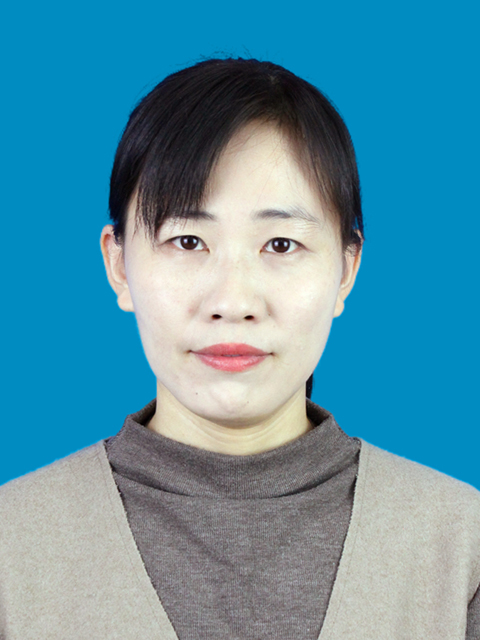
#> input picture 20231119RMB500Day10/1/ununhandle/0005.jpg, 480 x 640 px
$ python face.py
#> lines starting #> are read from the running program, lines starting #| are printed output that depends on the picture; after the words box and inside, x2 and y2 are one past the last pixel; in counts of white or black regions, pixels touching at a corner belong together
import cv2

def detect_faces(image_path):
    # 加载Haar特征级联分类器
#> called with image_path = '0005.jpg'
    face_cascade = cv2.CascadeClassifier(cv2.data.haarcascades + 'haarcascade_frontalface_default.xml')

    # 读取图片
    k = cv2.imread(image_path)
#> k is the input picture: shape (640, 480, 3); mean B, G, R 166.9, 146.9, 88.2
    # 调整图像大小
    image = cv2.resize(k, (492, 689))
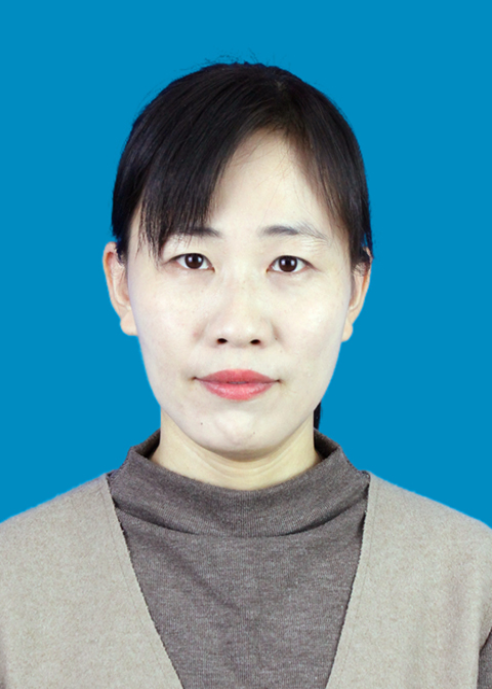
#> image: shape (689, 492, 3); mean B, G, R 166.9, 146.8, 88.2
    gray = cv2.cvtColor(image, cv2.COLOR_BGR2GRAY)
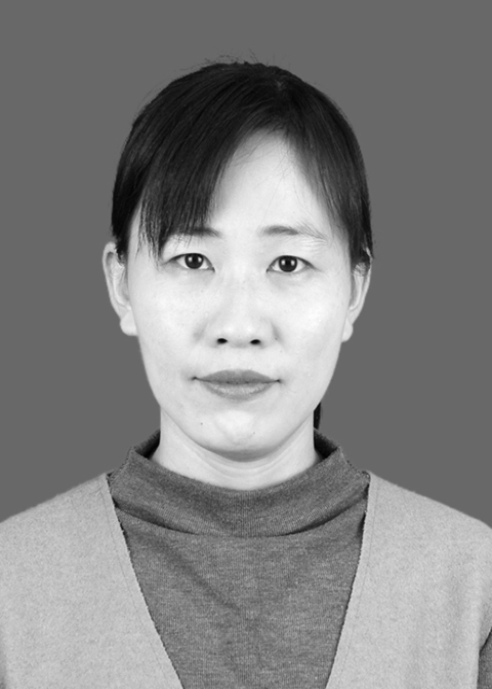
#> gray: shape (689, 492); min 1, max 253, mean 131.5

    # 进行人脸检测
    faces = face_cascade.detectMultiScale(gray, 1.1, 4)
#> faces = [[87, 147, 307, 307]]

    # 在检测到的人脸周围画矩形框
    for (x, y, w, h) in faces:
        cv2.rectangle(image, (x, y), (x+w, y+h), (255, 0, 0), 2)
        # 在人脸上方的区域搜索头发的最高点
        hair_top = y - 80  # 假设头发的最高位置在人脸上方20个像素的位置

        # 画头顶的线
        cv2.line(image, (x, hair_top), (x+w, hair_top), (0, 255, 0), 2)  # 画头顶的线
#> this loop made 1 pass
#> (x, y, w, h, hair_top) on pass 1: (87, 147, 307, 307, 67)
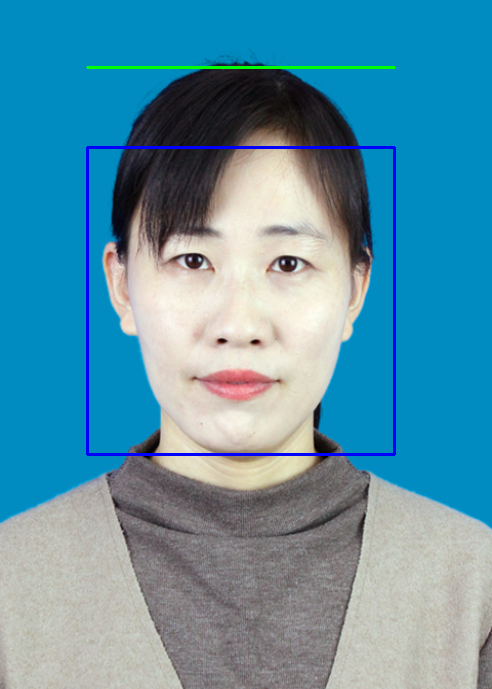
#> image: shape (689, 492, 3); 1.36% of pixels changed, all inside (x1, y1, x2, y2) = (86, 66, 396, 456)
        # cv2.line(image, (x, y+h), (x+w, y+h), (0, 255, 0), 2)  # 画下巴的线


    # 检测眼睛
    # 加载Haar特征级联分类器
    eye_cascade = cv2.CascadeClassifier(cv2.data.haarcascades + 'haarcascade_eye.xml')
    # 进行眼睛检测
    eyes = eye_cascade.detectMultiScale(gray, 1.1, 4)
#> eyes = [[259, 237, 56, 56], [165, 236, 52, 52]]
    # 在检测到的眼睛周围画矩形框
    for (ex, ey, ew, eh) in eyes:
        cv2.rectangle(image, (ex, ey), (ex+ew, ey+eh), (0, 255, 0), 2)
#> this loop made 2 passes
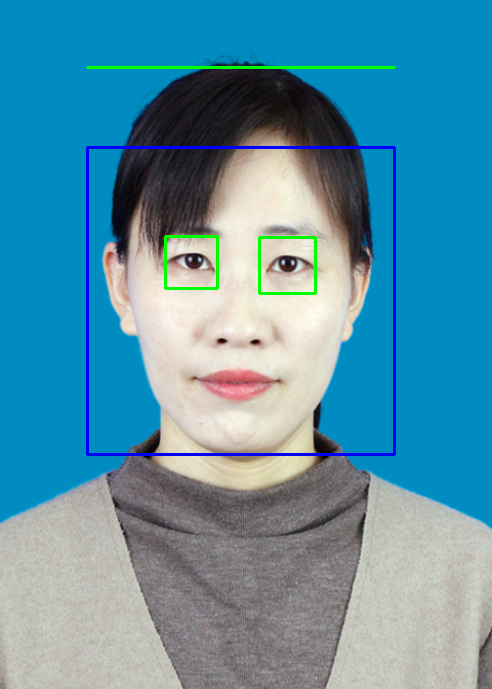
#> image: shape (689, 492, 3); 0.38% of pixels changed, all inside (x1, y1, x2, y2) = (164, 235, 317, 295)


    # 显示结果
    cv2.imshow('Face Detected', image)
    cv2.waitKey(0)
    cv2.destroyAllWindows()

    # 可以选择保存结果
    # cv2.imwrite('face_detected.jpg', image)

# 使用示例
image_path = '0005.jpg'  # 替换为你的图片路径
detect_faces(image_path)

$ run again, with 20231119RMB500Day10/1/ununhandle/0001.jpg copied over 20231119RMB500Day10/1/ununhandle/0005.jpg
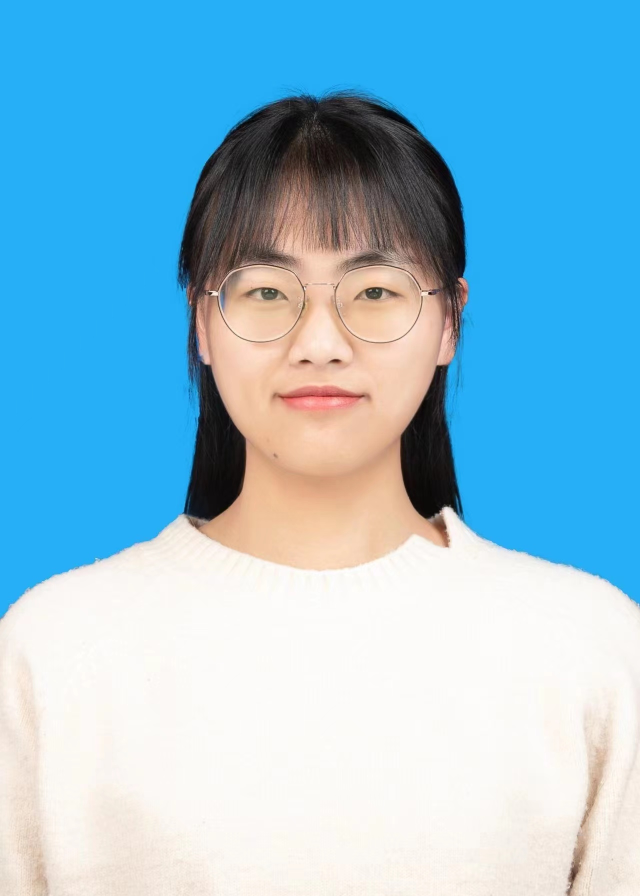
#> input picture 20231119RMB500Day10/1/ununhandle/0001.jpg, 1280 x 1792 px (shown at 1/2 size)
#> in detect_faces, k is the input picture: shape (1792, 1280, 3); mean B, G, R 216.1, 190.9, 140.6
#> faces = [[140, 151, 203, 203]]
#> the loop in detect_faces, `for (x, y, w, h) in faces:` made 1 pass
#> (x, y, w, h, hair_top) on pass 1: (140, 151, 203, 203, 71)
#> after the loop in detect_faces, `for (x, y, w, h) in faces:`:
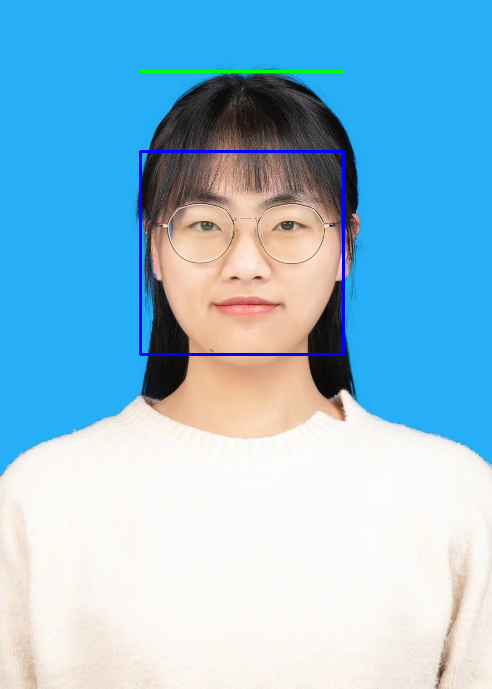
#> image: shape (689, 492, 3); mean B, G, R 216.6, 190.3, 139.8
#> eyes = [[182, 204, 44, 44], [263, 202, 46, 46]]
#> the loop in detect_faces, `for (ex, ey, ew, eh) in eyes:` made 2 passes
#> after the loop in detect_faces, `for (ex, ey, ew, eh) in eyes:`:
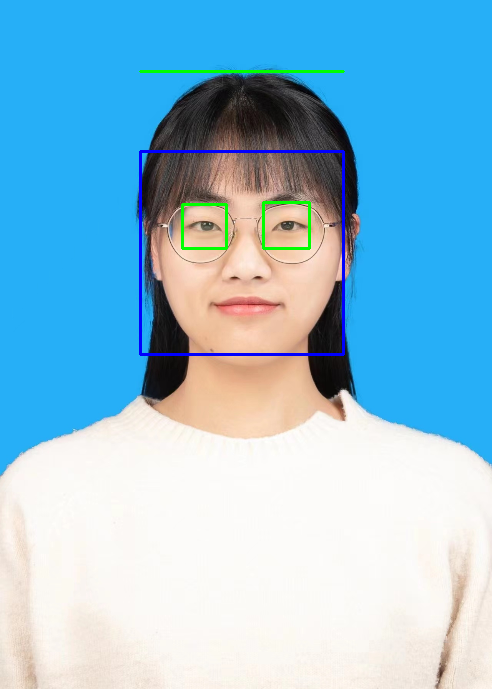
#> image: shape (689, 492, 3); 0.32% of pixels changed, all inside (x1, y1, x2, y2) = (181, 201, 311, 250)

$ run again, with 20231119RMB500Day10/1/ununhandle/0002.jpg copied over 20231119RMB500Day10/1/ununhandle/0005.jpg
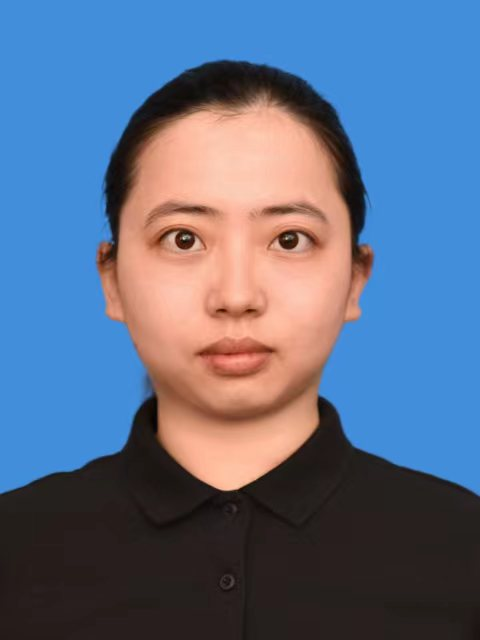
#> input picture 20231119RMB500Day10/1/ununhandle/0002.jpg, 480 x 640 px
#> in detect_faces, k is the input picture: shape (640, 480, 3); mean B, G, R 135.6, 108.8, 93.1
#> faces = [[81, 134, 324, 324]]
#> the loop in detect_faces, `for (x, y, w, h) in faces:` made 1 pass
#> (x, y, w, h, hair_top) on pass 1: (81, 134, 324, 324, 54)
#> after the loop in detect_faces, `for (x, y, w, h) in faces:`:
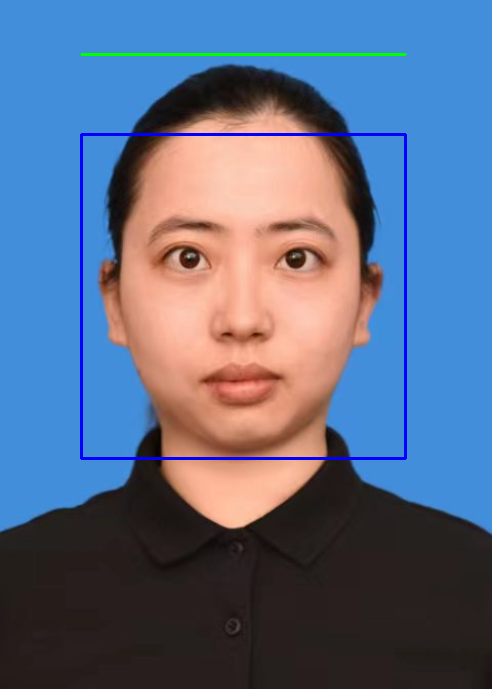
#> image: shape (689, 492, 3); mean B, G, R 135.8, 107.5, 91.7
#> eyes = [[214, 326, 23, 23], [244, 325, 23, 23], [263, 225, 66, 66], [149, 223, 69, 69], [206, 308, 48, 48], [200, 336, 85, 85]]
#> the loop in detect_faces, `for (ex, ey, ew, eh) in eyes:` made 6 passes
#> after the loop in detect_faces, `for (ex, ey, ew, eh) in eyes:`:
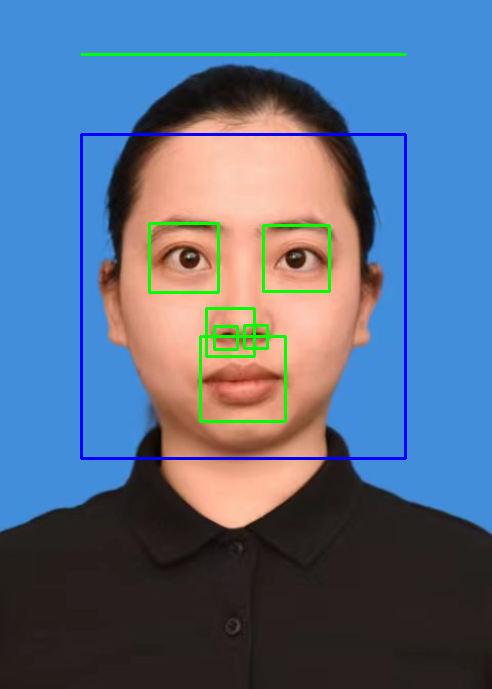
#> image: shape (689, 492, 3); 1.08% of pixels changed, all inside (x1, y1, x2, y2) = (148, 222, 331, 423)

$ run again, with 20231119RMB500Day10/1/ununhandle/0003.jpg copied over 20231119RMB500Day10/1/ununhandle/0005.jpg
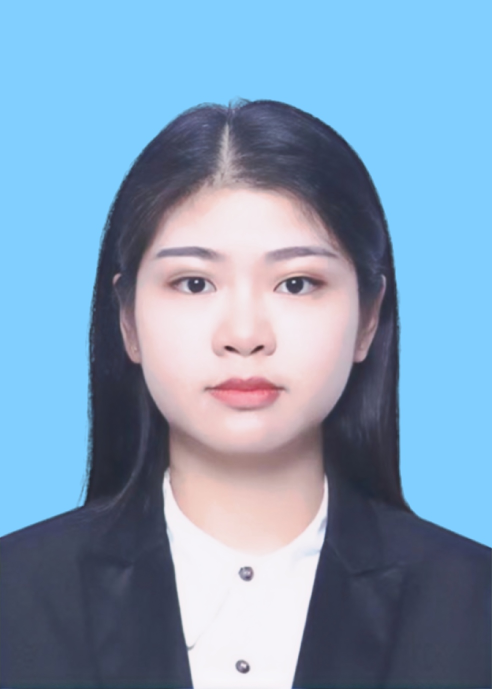
#> input picture 20231119RMB500Day10/1/ununhandle/0003.jpg, 984 x 1378 px (shown at 1/2 size)
#> in detect_faces, k is the input picture: shape (1378, 984, 3); mean B, G, R 184.1, 157.1, 129.1
#> faces = [[105, 179, 275, 275]]
#> the loop in detect_faces, `for (x, y, w, h) in faces:` made 1 pass
#> (x, y, w, h, hair_top) on pass 1: (105, 179, 275, 275, 99)
#> after the loop in detect_faces, `for (x, y, w, h) in faces:`:
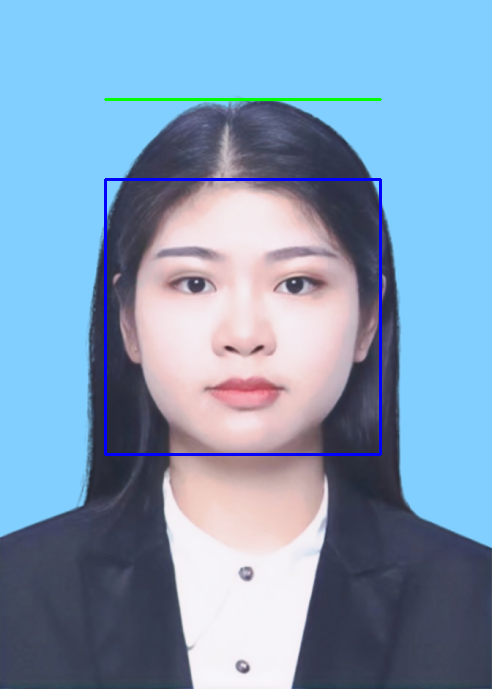
#> image: shape (689, 492, 3); mean B, G, R 185, 156.4, 128
#> eyes = [[162, 254, 57, 57], [265, 253, 61, 61], [205, 348, 77, 77]]
#> the loop in detect_faces, `for (ex, ey, ew, eh) in eyes:` made 3 passes
#> after the loop in detect_faces, `for (ex, ey, ew, eh) in eyes:`:
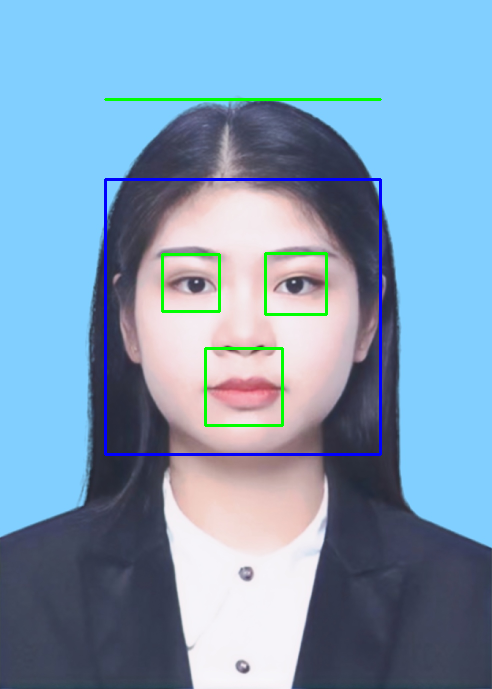
#> image: shape (689, 492, 3); 0.69% of pixels changed, all inside (x1, y1, x2, y2) = (161, 252, 328, 427)
